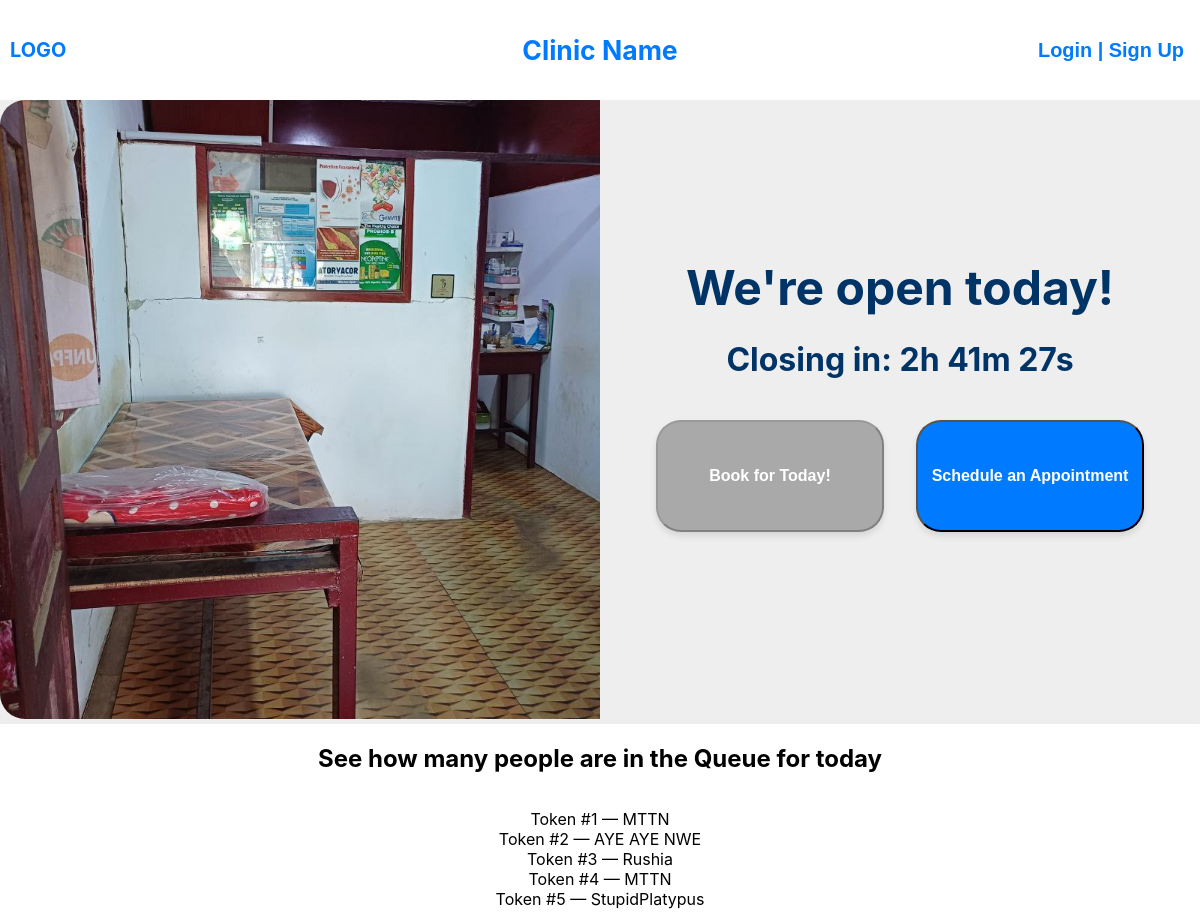
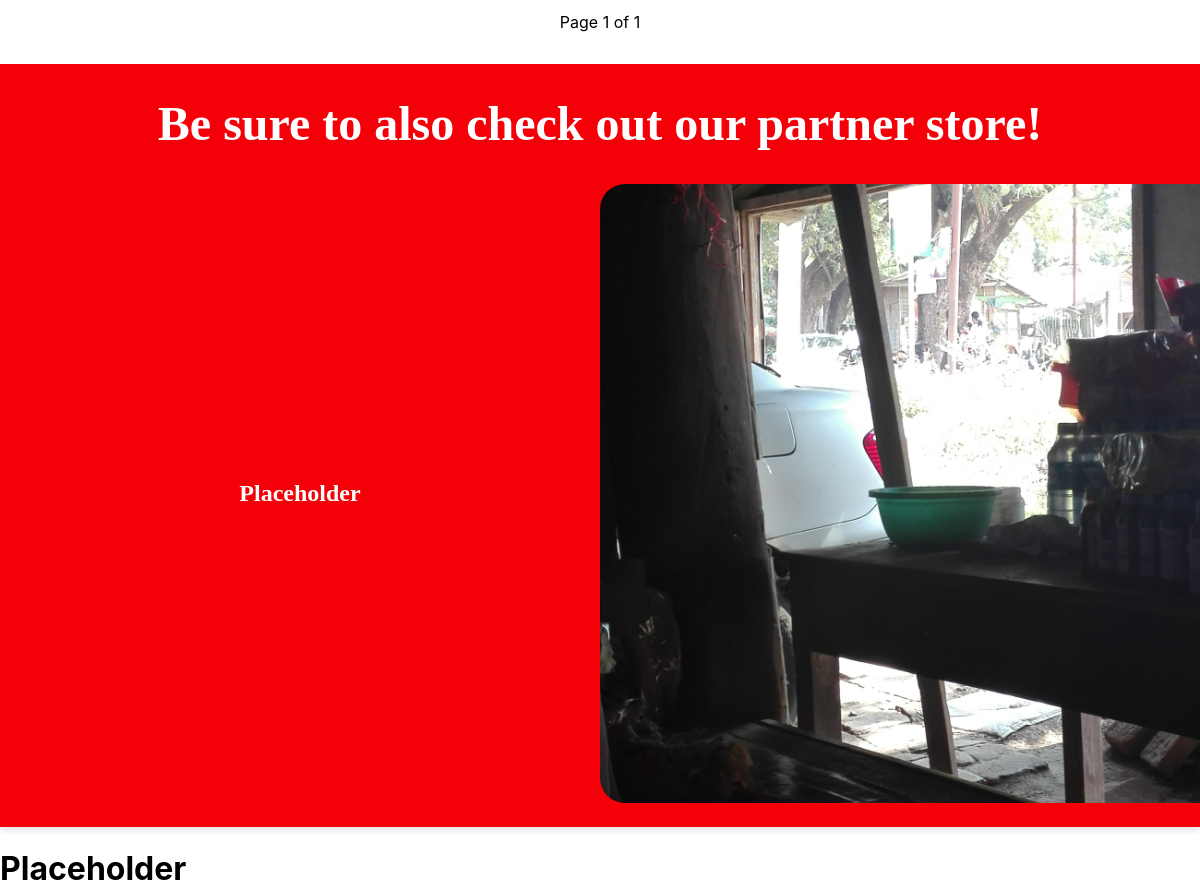
The page /reception/home (signed in) on the database its author committed (2 pictures, top to bottom).
### Reception/models.py (models this page shows)
class Appointment(models.Model):
    name = models.CharField(max_length=25)
    phone_number = models.CharField(max_length=15)
    date = models.DateField()
    token = models.IntegerField(default=0)
    created_at = models.DateTimeField(auto_now_add=True)
    updated_at = models.DateTimeField(auto_now=True)
    class Meta:
        unique_together = ('date', 'token')

### Reception/views.py (the view)
# urls.py: 2. Add a URL to urlpatterns:  path('', views.home, name='home')
def home(request):
    today_aware = timezone.localtime()
    today_date = today_aware.date()
    today_weekday = today_date.weekday()
    closed_days = [5]
    opening_time = time(hour= 15, minute= 0)
    closing_time = time(hour= 20, minute= 0)
    current_time = today_aware.time()
    is_open = (today_weekday not in closed_days) and (opening_time <= current_time < closing_time)
    appointments = Appointment.objects.filter(date=today_date).order_by('token')
    paginator = Paginator(appointments, 20) # 20 per page
    page_number = request.GET.get('page') # which page are we on
    page_obj = paginator.get_page(page_number) # gives page data and nav helpers
    for i in range (1, 8):
        next_day = (today_weekday + i) % 7
        if next_day not in closed_days:
            next_open_day_index = next_day
            break
    days_until_open = (next_open_day_index - today_weekday + 7) % 7
    if days_until_open == 0 and not is_open:
        days_until_open = 7
    next_open_day_aware = today_aware.replace(
        hour= 0,
        minute= 0,
        second= 0,
        microsecond= 0
    ) + timedelta(days=days_until_open)
    next_open_datetime =  next_open_day_aware.replace(hour=8, minute=0)
    closing_datetime = today_aware.replace(hour= 20, minute= 0, second= 0, microsecond= 0)
    time_to_close = closing_datetime - today_aware
    allow_booking = time_to_close > timedelta(hours= 1)
    has_book_today = request.session.get('has_booked_today', False)
    if has_book_today:
        del request.session['has_booked_today'] # Clear the flag for future visits
    weekdays = ["Monday", "Tuesday", "Wednesday", "Thursday", "Friday", "Saturday"]
    next_open_day_name = weekdays[next_open_day_index]
    appointments_today = Appointment.objects.filter(date=today_date).order_by("token")
    context = {
        "appointments" : appointments_today,
        "is_open" : is_open,
        "next_open_day" : next_open_day_name,
        "page_obj" : page_obj,
        "next_open_datetime" : next_open_datetime.isoformat(),
        "closing_datetime" : closing_datetime.isoformat(),
        "allow_booking" : allow_booking,
        "has_booked_today" : has_book_today,
    }
    return render(request, "Reception/home.html", context)

### Reception/templates/Reception/home.html (shortened to what this page needs)
<!DOCTYPE html>
{% extends 'Reception/base.html' %}
        {% load static %}
        {% block content %}
        <main>
            <section class="status-and-booking">
                {% if is_open %}
                    <div class="clinic-img">
                        <img id="waiting-room-img" src="{% static 'Reception/images/ClinicWaitingRoom.png' %}" alt="Clinic Waiting Room">
                    </div>
                {% endif %}
                <div class="doctor-in">
                    {% if is_open %}
                        <div class="open-headings">
                            <h1>We're open today!</h1>
                            <h3 id="countdown-to-close"></h3>
                        </div>
                        <div class="ap-btn-wrap-open">
                            {% if allow_booking and not has_booked_today %}
                                <button onclick="redirectToTodayForm()" class="ap-today-btn" type="button">
                                    <h4>Book for Today!</h4>
                                </button>
                            {% elif not allow_booking %}
                                <button class="ap-today-btn disabled" type="button" disabled data-tooltip="This button is disabled because the clinic is closing soon.">
                                    <h4>Book for Today!</h4>
                                </button>
                            {% elif has_booked_today %}
                                <button class="ap-today-btn disabled" type="button" disabled data-tooltip="This button is disabled because you have already booked successfully.">
                                    <h4>Book for Today!</h4>
                                </button>
                            {% endif %}
                            <button onclick="redirectToLaterForm()" class="ap-later-btn" type="button"><h4>Schedule an Appointment</h4></button>
                        </div>
                    {% endif %}
                </div>
            </section>
            <section class="list">
                {% if is_open %}
                    <div class="ap-check">
                        <h1>See how many people are in the Queue for today</h1>
                    </div>
                    <div class="ap-list">
                        <ol style="list-style-type: none; padding-left: 0;">
                            {% for appointment in appointments %}
                                <li>Token #{{ appointment.token }} — {{ appointment.name }}</li>
                            {% empty %}
                            <li>No appointments in queue.</li>
                            {% endfor %}
                        </ol>
                        <div class="pagination">
                            <span class="step-links">
                                <span class="current">
                                    Page {{ page_obj.number }} of {{ page_obj.paginator.num_pages }}
                                </span>
                            </span>
                        </div>
                    </div>
                {% else %}
                    <div class="closed-queue" style="display: none;">
                        <h1>Sorry, the Clinic is currently closed.</h1>
                    </div>
                {% endif %}
            </section>
            {% if is_open %}
                <div class="shill-heading-open">
                    <h1>Be sure to also check out our partner store!</h1>
                </div>
            {% else %}
                <div class="shill-heading-closed">
                    <h1>In the meantime, you can check out our partner store!</h1>
                </div>
            {% endif %}
            <section class="third-section">
                <div class="store-info">
                    <h1>Placeholder</h1>
                </div>
                <div class="store-img">
                    <img id="storefront-img" src="{% static 'Reception/images/Placeholder.png' %}" alt="Entrance of the Store">
                </div>
            </section>
        </main>
        {% endblock %}

### Reception/static/Reception/css/style.css (style rules this page uses)
html, body { margin: 0; padding: 0; height: 100%; font-family: 'Inter', 'Segoe UI', Roboto, sans-serif; }
main { display: flex; flex-direction: column; max-width: 100rem; margin: 0 auto; min-height: calc(100vh - 10vh); }
img { border-radius: 25px; }
.clinic-img, .store-img { flex: 1; overflow: hidden; }
#waiting-room-img, #storefront-img { float: none; margin: 0; width: 45rem; height: 38.7rem; object-fit: cover; display: block; }
.status-and-booking, .list, .third-section { display: flex; width: 100%; background-color: #EEEEEE; box-shadow: 0 0.25rem 0.375rem rgba(0, 0, 0, 0.1); }
.third-section { flex-direction: row; min-height: 38rem; background-color: #F40009; padding-bottom: 1.5rem; }
.doctor-in, .closed-queue, .ap-check, .store-info { display: flex; justify-content: center; flex-direction: column; align-items: center; flex: 1; }
.status-and-booking { min-height: 39rem; }
.list { display: flex; flex-direction: column; background-color: #FFFFFF; }
.ap-list, .pagination { margin-bottom: 1rem; text-align: center; }
.closed-headings h1, .closed-headings h3, .open-headings h1, .open-headings h3 { margin: 0; }
.doctor-in h1, .closed-headings h1, .ap-closed h1, .closed-queue h1, .open-headings h1 { font-size: 3rem; text-align: center; line-height: 3.5rem; color: #003366; }
.shill-heading-closed, .shill-heading-open { background-color: #F40009; }
.shill-heading-open h1, .shill-heading-closed h1 { font-family: cursive; font-size: 3rem; text-align: center; line-height: 3.5rem; color: #FFFFFF; }
.closed-headings h1, .open-headings h1 { margin-top: 1rem; }
.closed-headings h3, .open-headings h3 { font-size: 2rem; text-align: center; line-height: 3.5rem; color: #003366; margin-top: 1rem; margin-bottom: 1rem; }
.store-info h1 { color: #FFFFFF; font-family: cursive; }
.ap-btn-wrap-open { display: flex; justify-content: center; align-items: center; gap: 2rem; margin-top: 2vh; margin-bottom: 2vh; }
.ap-today-btn, .ap-later-btn { background-color: #007BFF; color: #FFFFFF; width: 15vw; height: 13vh; font-size: 1rem; margin-bottom: 2rem; box-shadow: 0 4px 6px rgba(0, 0, 0, 0.1); border-radius: 25px; transition: background-color 0.5s, box-shadow 0.0001s; }
.ap-today-btn.disabled { background-color: #A9A9A9; cursor: not-allowed; position: relative; }
.ap-today-btn.disabled::after { content: attr(data-tooltip); position: absolute; bottom: 110%; left: 50%; transform: translateX(-50%); padding: 0.5rem; border-radius: 4px; background-color: #007BFF; color: white; white-space: nowrap; visibility: hidden; opacity: 0; transition: opacity 0.5s, visibility 0.5s; z-index: 10; }
.ap-btn-wrap-closed button, .ap-btn-wrap-open button { width: 19vw; height: 14vh; }

### Reception/static/Reception/css/form.css (style rules this page uses)
html, body { margin: 0; padding: 0; font-size: 1rem; }

### rows shown on the page
Appointment: token "1", name "MTTN"
Appointment: token "2", name "AYE AYE NWE"
Appointment: token "3", name "Rushia"
Appointment: token "4", name "MTTN"
Appointment: token "5", name "StupidPlatypus"

### other values the page prints
{{ page_obj.number }} "1"
{{ page_obj.paginator.num_pages }} "1"
